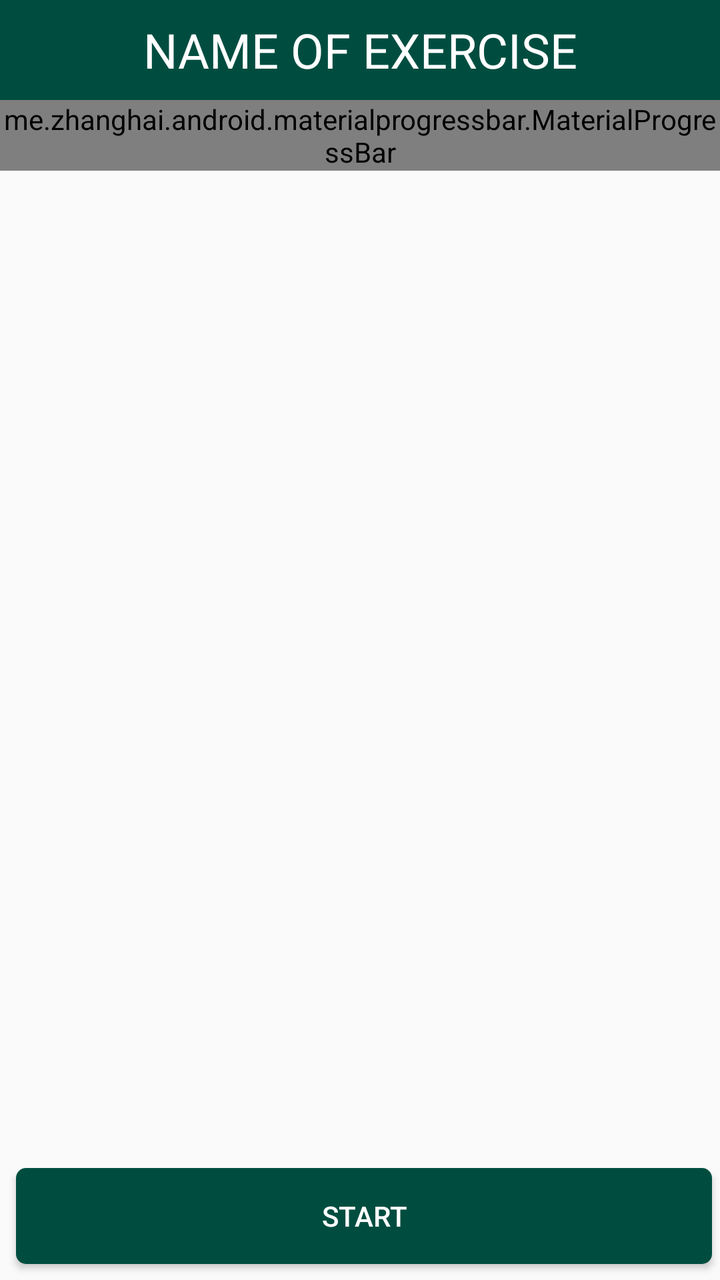
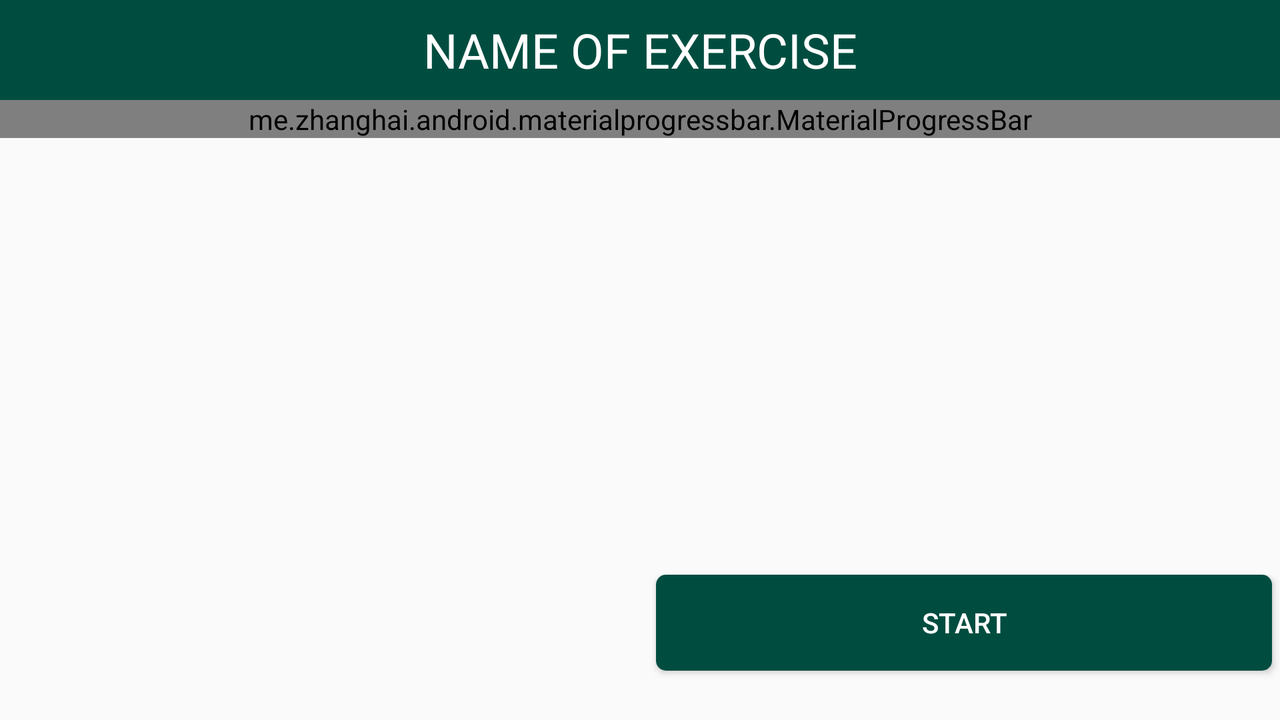

First picture: res/layout/ on a phone held upright. Second picture: the repository's own variant of that layout, on a device whose configuration matches the variant's folder. Source for both follows.
<!-- AndroidManifest.xml: application theme AppTheme -->
<!-- res/layout/activity_daily__training.xml -->
<?xml version="1.0" encoding="utf-8"?>
<RelativeLayout xmlns:android="http://schemas.android.com/apk/res/android"
    xmlns:app="http://schemas.android.com/apk/res-auto"
    xmlns:tools="http://schemas.android.com/tools"
    android:layout_width="match_parent"
    android:layout_height="match_parent"
    tools:context=".view.Daily_TrainingActivity">

   <TextView
        android:id="@+id/titleEx"
        android:layout_width="match_parent"
        android:textColor="@color/colorWhite"
        android:textSize="24sp"
        android:gravity="center_vertical|center_horizontal"
        android:background="@color/greencolorPrimary"
        android:layout_height="50dp"
        android:text="NAME OF EXERCISE" />


   <me.zhanghai.android.materialprogressbar.MaterialProgressBar
       android:id="@+id/progressBar"
       android:layout_below="@+id/titleEx"
       android:indeterminate="false"
       android:layout_width="match_parent"
       android:layout_height="wrap_content"
       app:mpb_progressStyle="horizontal"
       app:mpb_progressBackgroundTint="@color/pinki"
       app:mpb_progressTint="@color/indigo"
       style="@style/Widget.MaterialProgressBar.ProgressBar.Horizontal"/>
    <ImageView
        android:id="@+id/detail_image"
        android:layout_centerInParent="true"
        android:layout_width="300dp"
        android:layout_height="200dp" />

    <LinearLayout
        android:id="@+id/layout_get_ready"
        android:visibility="invisible"
        android:orientation="vertical"
        android:layout_centerInParent="true"
        android:layout_width="wrap_content"
        android:layout_height="wrap_content">

        <TextView
            android:id="@+id/txtGetReady"
            android:layout_width="wrap_content"
            android:layout_height="wrap_content"
            android:layout_gravity="center_horizontal"
            android:text="@string/getReady"
            android:textSize="30sp"
            android:textStyle="bold"/>
        <TextView
            android:id="@+id/txtCountDown"
            android:layout_width="wrap_content"
            android:layout_height="wrap_content"
            android:layout_gravity="center_horizontal"
            android:textAlignment="center"
            android:text="5"
            android:textSize="30sp"
            android:textStyle="bold"/>
    </LinearLayout>

    <Button
        android:id="@+id/btnStart"
        android:layout_width="match_parent"
        android:layout_height="wrap_content"
        android:layout_alignParentBottom="true"
        android:layout_marginBottom="8dp"
        android:layout_marginLeft="8dp"
        android:layout_marginRight="4dp"
        android:layout_above="@+id/btnVideo"
        android:background="@drawable/buttonst"
        android:text="@string/btnStart"
        android:textColor="@color/colorWhite"
        />

    <TextView
        android:id="@+id/timer"
        android:layout_width="wrap_content"
        android:textColor="@color/greencolorPrimary"
        android:textSize="50sp"
        android:textStyle="bold"
        android:layout_centerHorizontal="true"
        android:layout_above="@+id/detail_image"
        android:layout_height="wrap_content"
        android:text="" />

</RelativeLayout>
<!-- resources referenced by this layout -->
<resources>
  <color name="colorWhite">#FFFFFF</color>
  <color name="greencolorPrimary">#004d40</color>
  <color name="indigo">#3964c3</color>
  <color name="pinki">#FFC0CB</color>
  <!-- drawable buttonst (drawable) -->
  <?xml version="1.0" encoding="utf-8"?>
  <shape xmlns:android="http://schemas.android.com/apk/res/android"
      android:shape="rectangle" android:padding="10dp">
      
      <solid android:color="@color/greencolorPrimary"/>
      <corners android:radius="5dp"/>
  </shape>
  <string name="btnStart">START</string>
  <string name="getReady">Get Ready</string>
  <style name="AppTheme" parent="Base.Theme.AppCompat.Light.DarkActionBar">
          
          <item name="colorPrimary">@color/colorPrimary</item>
          <item name="colorPrimaryDark">@color/colorPrimaryDark</item>
          <item name="colorAccent">@color/colorAccent</item>
      </style>
  <color name="colorPrimary">#004d40</color>
  <color name="colorPrimaryDark">#00251a</color>
  <color name="colorAccent">#fff</color>
</resources>
<!-- res/layout-land/activity_daily__training.xml (the author's variant of the layout above) -->
<!-- drawn on the phone turned sideways -->
<?xml version="1.0" encoding="utf-8"?>
<LinearLayout xmlns:android="http://schemas.android.com/apk/res/android"
    xmlns:app="http://schemas.android.com/apk/res-auto"
    xmlns:tools="http://schemas.android.com/tools"
    android:layout_width="match_parent"
    android:layout_height="match_parent"
    android:orientation="vertical"
    tools:context=".view.Daily_TrainingActivity">

    <LinearLayout
        android:layout_width="match_parent"
        android:layout_height="wrap_content"
        android:orientation="vertical">

        <TextView
            android:id="@+id/titleEx"
            android:layout_width="match_parent"
            android:layout_height="50dp"
            android:background="@color/greencolorPrimary"
            android:gravity="center_vertical|center_horizontal"
            android:text="NAME OF EXERCISE"
            android:textColor="@color/colorWhite"
            android:textSize="24sp" />

        <me.zhanghai.android.materialprogressbar.MaterialProgressBar
            android:id="@+id/progressBar"
            style="@style/Widget.MaterialProgressBar.ProgressBar.Horizontal"
            android:layout_width="match_parent"
            android:layout_height="wrap_content"
            android:layout_below="@+id/titleEx"
            android:indeterminate="false"
            app:mpb_progressBackgroundTint="@color/pinki"
            app:mpb_progressStyle="horizontal"
            app:mpb_progressTint="@color/indigo" />

    </LinearLayout>

    <LinearLayout
        android:layout_width="match_parent"
        android:layout_height="match_parent"
        android:orientation="horizontal">

        <LinearLayout
            android:layout_width="match_parent"
            android:layout_height="match_parent"
            android:layout_weight="1"
            android:gravity="center"
            android:orientation="vertical">

            <TextView
                android:id="@+id/timer"
                android:layout_width="wrap_content"
                android:layout_height="wrap_content"
                android:gravity="fill_horizontal|center"
                android:text=""
                android:textColor="@color/greencolorPrimary"
                android:textSize="50sp"
                android:textStyle="bold" />

            <ImageView
                android:id="@+id/detail_image"
                android:layout_width="match_parent"
                android:layout_height="200dp"
                android:layout_centerInParent="true"
                android:layout_margin="15dp"
                />
        </LinearLayout>

        <LinearLayout
            android:layout_width="match_parent"
            android:layout_height="match_parent"
            android:layout_weight="1"
            android:orientation="vertical">

            <LinearLayout
                android:id="@+id/layout_get_ready"
                android:layout_width="match_parent"
                android:layout_height="match_parent"
                android:layout_centerInParent="true"
                android:layout_weight="1"
                android:gravity="center"
                android:orientation="vertical"
                android:visibility="invisible">

                <TextView
                    android:id="@+id/txtGetReady"
                    android:layout_width="wrap_content"
                    android:layout_height="wrap_content"
                    android:layout_gravity="center_horizontal"
                    android:text="@string/getReady"
                    android:textSize="30sp"
                    android:textStyle="bold" />

                <TextView
                    android:id="@+id/txtCountDown"
                    android:layout_width="wrap_content"
                    android:layout_height="wrap_content"
                    android:layout_gravity="center_horizontal"
                    android:text="5"
                    android:textAlignment="center"
                    android:textSize="30sp"
                    android:textStyle="bold" />
            </LinearLayout>

            <LinearLayout
                android:layout_width="match_parent"
                android:layout_height="match_parent"
                android:layout_weight="3"
                android:orientation="vertical">

                <Button
                    android:id="@+id/btnStart"
                    android:layout_width="match_parent"
                    android:layout_height="wrap_content"
                    android:layout_above="@+id/btnVideo"
                    android:layout_alignParentBottom="true"
                    android:layout_marginBottom="8dp"
                    android:layout_marginLeft="8dp"
                    android:layout_marginRight="4dp"
                    android:background="@drawable/buttonst"
                    android:text="@string/btnStart"
                    android:textColor="@color/colorWhite" />
            </LinearLayout>

        </LinearLayout>
    </LinearLayout>


</LinearLayout>
